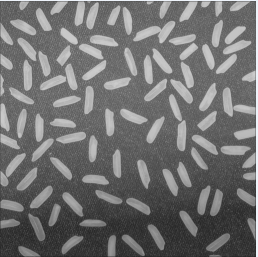
#> input picture Homework2/rice.png, 258 x 257 px
$ python edgeTest.py
#> lines starting #> are read from the running program, lines starting #| are printed output that depends on the picture; after the words box and inside, x2 and y2 are one past the last pixel; in counts of white or black regions, pixels touching at a corner belong together
# -*- coding: utf-8 -*-
"""
Created on Thu Dec  7 21:12:41 2017

@author: L.P.S
"""

import matplotlib.pyplot as plt
import numpy as np
import math

img = plt.imread('rice.png')
#> img is the input picture: shape (257, 258, 4) float32; mean R, G, B, A 0.442, 0.442, 0.443, 1

sigma1 = sigma2 = 1
sum = 0

gaussian = np.zeros([5, 5])
for i in range(5):
    for j in range(5):
        gaussian[i, j] = math.exp(-1 / 2 * (np.square(i - 3) / np.square(sigma1)  # 生成二维高斯分布矩阵
                                            + (np.square(j - 3) / np.square(sigma2)))) / (2 * math.pi * sigma1 * sigma2)
        sum = sum + gaussian[i, j]

gaussian = gaussian / sum


# print(gaussian)

def rgb2gray(rgb):
    return np.dot(rgb[..., :3], [0.299, 0.587, 0.114])


# step1.高斯滤波
gray = rgb2gray(img)
W, H = gray.shape
#> W = 257; H = 258
new_gray = np.zeros([W - 5, H - 5])
for i in range(W - 5):
    for j in range(H - 5):
        new_gray[i, j] = np.sum(gray[i:i + 5, j:j + 5] * gaussian)  # 与高斯矩阵卷积实现滤波
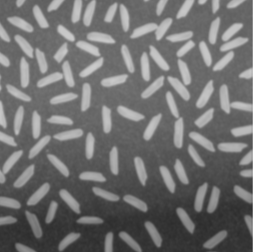
#> new_gray: shape (252, 253) float64; min 0.178, max 0.798, mean 0.438

# plt.imshow(new_gray, cmap="gray")


# step2.增强 通过求梯度幅值
W1, H1 = new_gray.shape
#> W1 = 252; H1 = 253
dx = np.zeros([W1 - 1, H1 - 1])
dy = np.zeros([W1 - 1, H1 - 1])
d = np.zeros([W1 - 1, H1 - 1])
for i in range(W1 - 1):
    for j in range(H1 - 1):
        dx[i, j] = new_gray[i, j + 1] - new_gray[i, j]
        dy[i, j] = new_gray[i + 1, j] - new_gray[i, j]
        d[i, j] = np.sqrt(np.square(dx[i, j]) + np.square(dy[i, j]))  # 图像梯度幅值作为图像强度值
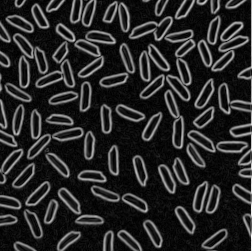
#> d: shape (251, 252) float64; min 1.08e-05, max 0.198, mean 0.0319; drawn with min black and max white
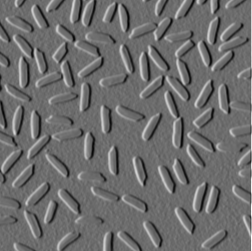
#> dx: shape (251, 252) float64; min -0.145, max 0.195, mean 0.000228; drawn with min black and max white
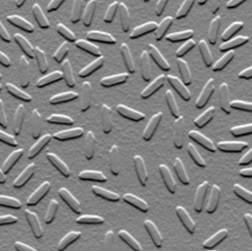
#> dy: shape (251, 252) float64; min -0.14, max 0.132, mean -0.000995; drawn with min black and max white

# plt.imshow(d, cmap="gray")


# setp3.非极大值抑制 NMS
W2, H2 = d.shape
#> W2 = 251; H2 = 252
NMS = np.copy(d)
NMS[0, :] = NMS[W2 - 1, :] = NMS[:, 0] = NMS[:, H2 - 1] = 0
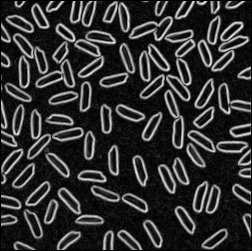
#> NMS: shape (251, 252) float64; 1.58% of pixels changed, all inside (x1, y1, x2, y2) = (0, 0, 252, 251); drawn with min black and max white
for i in range(1, W2 - 1):
    for j in range(1, H2 - 1):

        if d[i, j] == 0:
            NMS[i, j] = 0
        else:
            gradX = dx[i, j]
            gradY = dy[i, j]
            gradTemp = d[i, j]

            # 如果Y方向幅度值较大
            if np.abs(gradY) > np.abs(gradX):
                weight = np.abs(gradX) / np.abs(gradY)
                grad2 = d[i - 1, j]
                grad4 = d[i + 1, j]
                # 如果x,y方向梯度符号相同
                if gradX * gradY > 0:
                    grad1 = d[i - 1, j - 1]
                    grad3 = d[i + 1, j + 1]
                # 如果x,y方向梯度符号相反
                else:
                    grad1 = d[i - 1, j + 1]
                    grad3 = d[i + 1, j - 1]

            # 如果X方向幅度值较大
            else:
                weight = np.abs(gradY) / np.abs(gradX)
                grad2 = d[i, j - 1]
                grad4 = d[i, j + 1]
                # 如果x,y方向梯度符号相同
                if gradX * gradY > 0:
                    grad1 = d[i + 1, j - 1]
                    grad3 = d[i - 1, j + 1]
                # 如果x,y方向梯度符号相反
                else:
                    grad1 = d[i - 1, j - 1]
                    grad3 = d[i + 1, j + 1]

            gradTemp1 = weight * grad1 + (1 - weight) * grad2
            gradTemp2 = weight * grad3 + (1 - weight) * grad4
            if gradTemp >= gradTemp1 and gradTemp >= gradTemp2:
                NMS[i, j] = gradTemp
            else:
                NMS[i, j] = 0
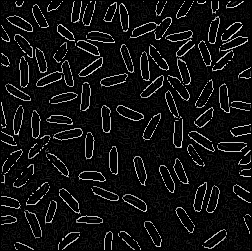
#> NMS: shape (251, 252) float64; min 0, max 0.16, mean 0.0112; drawn with min black and max white

# plt.imshow(NMS, cmap = "gray")


# step4. 双阈值算法检测、连接边缘
W3, H3 = NMS.shape
#> W3 = 251; H3 = 252
DT = np.zeros([W3, H3])
# 定义高低阈值
TL = 0.2 * np.max(NMS)
#> TL = 0.0321
TH = 0.3 * np.max(NMS)
#> TH = 0.0481
for i in range(1, W3 - 1):
    for j in range(1, H3 - 1):
        if (NMS[i, j] < TL):
            DT[i, j] = 0
        elif (NMS[i, j] > TH):
            DT[i, j] = 1
        elif ((NMS[i - 1, j - 1:j + 1] < TH).any() or (NMS[i + 1, j - 1:j + 1]).any()
              or (NMS[i, [j - 1, j + 1]] < TH).any()):
            DT[i, j] = 1
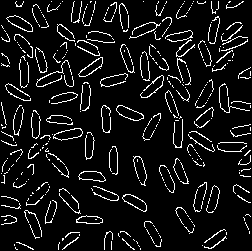
#> DT: shape (251, 252) float64; values 0 (black) and 1 (white), 8.3% white in thin lines or dots

plt.imshow(DT, cmap="gray")
plt.show()

$ run again, with Homework2/iguana.png copied over Homework2/rice.png
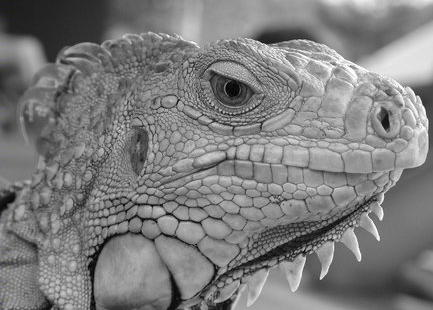
#> input picture Homework2/iguana.png, 433 x 310 px
#> img is the input picture: shape (310, 433, 4) float32; mean R, G, B, A 0.492, 0.492, 0.492, 1
#> after the loop `for i in range(1, W2 - 1):`:
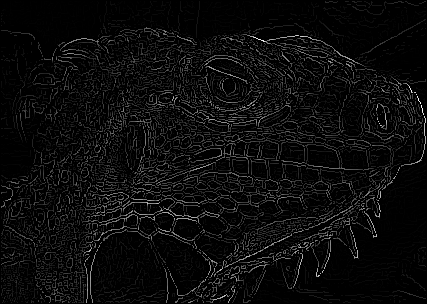
#> NMS: shape (304, 427) float64; min 0, max 0.271, mean 0.0129; drawn with min black and max white
#> TL = 0.0542
#> TH = 0.0813
#> after the loop `for i in range(1, W3 - 1):`:
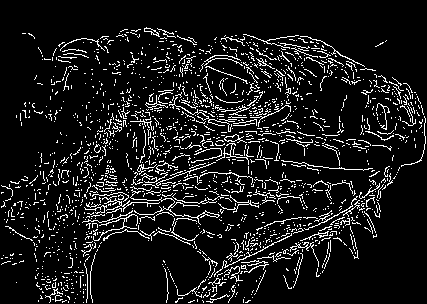
#> DT: shape (304, 427) float64; values 0 (black) and 1 (white), 9.9% white in thin lines or dots
